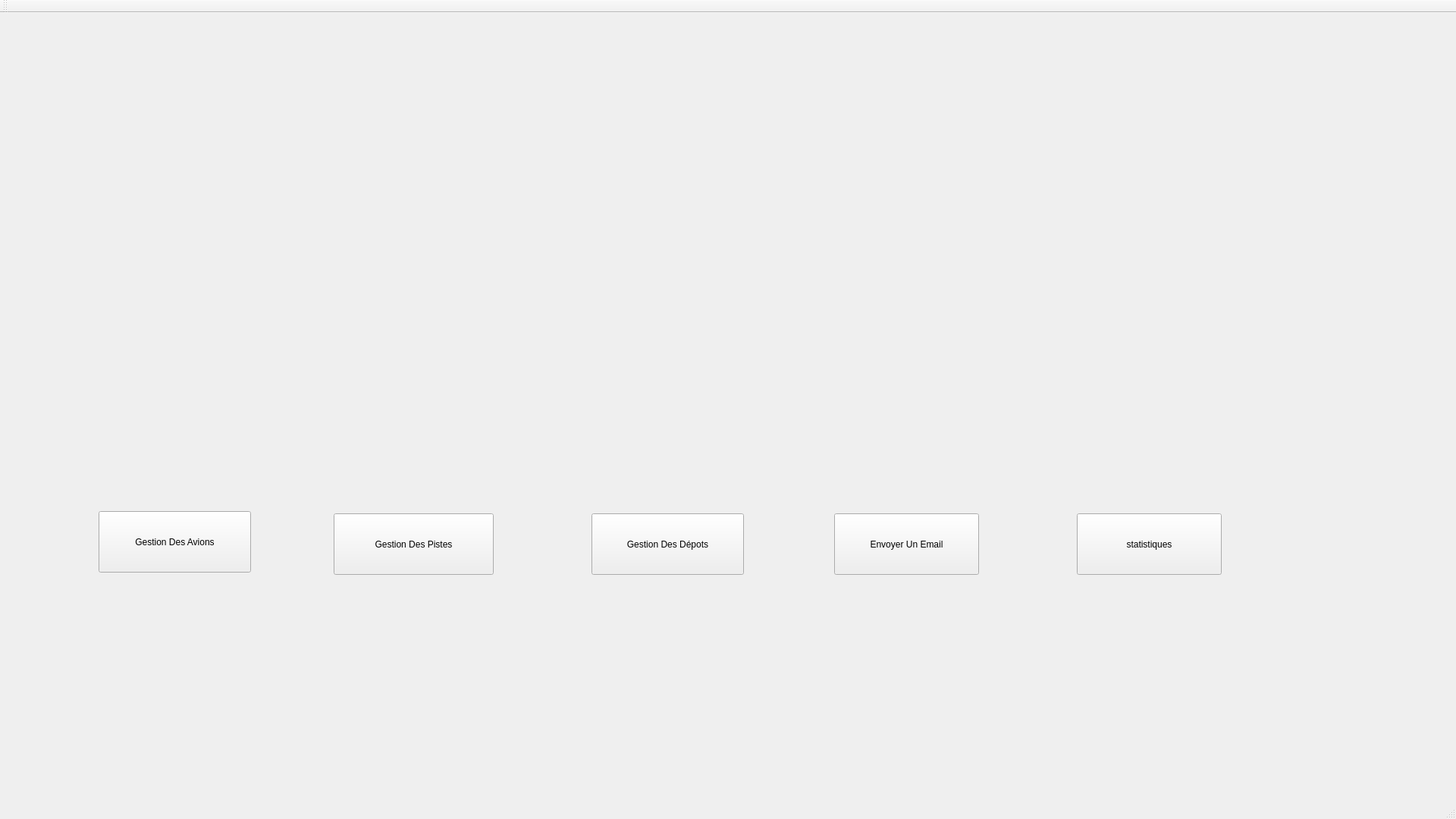
<?xml version="1.0" encoding="UTF-8"?>
<ui version="4.0">
 <class>avion</class>
 <widget class="QMainWindow" name="avion">
  <property name="geometry">
   <rect>
    <x>0</x>
    <y>0</y>
    <width>1920</width>
    <height>1080</height>
   </rect>
  </property>
  <property name="windowTitle">
   <string>avion</string>
  </property>
  <widget class="QWidget" name="centralWidget">
   <widget class="QLabel" name="label">
    <property name="geometry">
     <rect>
      <x>0</x>
      <y>0</y>
      <width>1920</width>
      <height>1080</height>
     </rect>
    </property>
    <property name="text">
     <string/>
    </property>
    <property name="pixmap">
     <pixmap resource="resource.qrc">:/resources/img/acceuil.jpg</pixmap>
    </property>
   </widget>
   <widget class="QPushButton" name="pushButton_2">
    <property name="geometry">
     <rect>
      <x>780</x>
      <y>660</y>
      <width>201</width>
      <height>81</height>
     </rect>
    </property>
    <property name="text">
     <string>Gestion Des Dépots</string>
    </property>
   </widget>
   <widget class="QPushButton" name="pushButton_3">
    <property name="geometry">
     <rect>
      <x>440</x>
      <y>660</y>
      <width>211</width>
      <height>81</height>
     </rect>
    </property>
    <property name="text">
     <string>Gestion Des Pistes</string>
    </property>
   </widget>
   <widget class="QPushButton" name="pushButton">
    <property name="geometry">
     <rect>
      <x>130</x>
      <y>657</y>
      <width>201</width>
      <height>81</height>
     </rect>
    </property>
    <property name="text">
     <string>Gestion Des Avions</string>
    </property>
   </widget>
   <widget class="QPushButton" name="pushButton_4">
    <property name="geometry">
     <rect>
      <x>1100</x>
      <y>660</y>
      <width>191</width>
      <height>81</height>
     </rect>
    </property>
    <property name="text">
     <string>Envoyer Un Email</string>
    </property>
   </widget>
   <widget class="QPushButton" name="pushButton_5">
    <property name="geometry">
     <rect>
      <x>1420</x>
      <y>660</y>
      <width>191</width>
      <height>81</height>
     </rect>
    </property>
    <property name="text">
     <string>statistiques</string>
    </property>
   </widget>
  </widget>
  <widget class="QMenuBar" name="menuBar">
   <property name="geometry">
    <rect>
     <x>0</x>
     <y>0</y>
     <width>1920</width>
     <height>26</height>
    </rect>
   </property>
  </widget>
  <widget class="QToolBar" name="mainToolBar">
   <attribute name="toolBarArea">
    <enum>TopToolBarArea</enum>
   </attribute>
   <attribute name="toolBarBreak">
    <bool>false</bool>
   </attribute>
  </widget>
  <widget class="QStatusBar" name="statusBar"/>
 </widget>
 <layoutdefault spacing="6" margin="11"/>
 <resources>
  <include location="resource.qrc"/>
 </resources>
 <connections/>
</ui>
